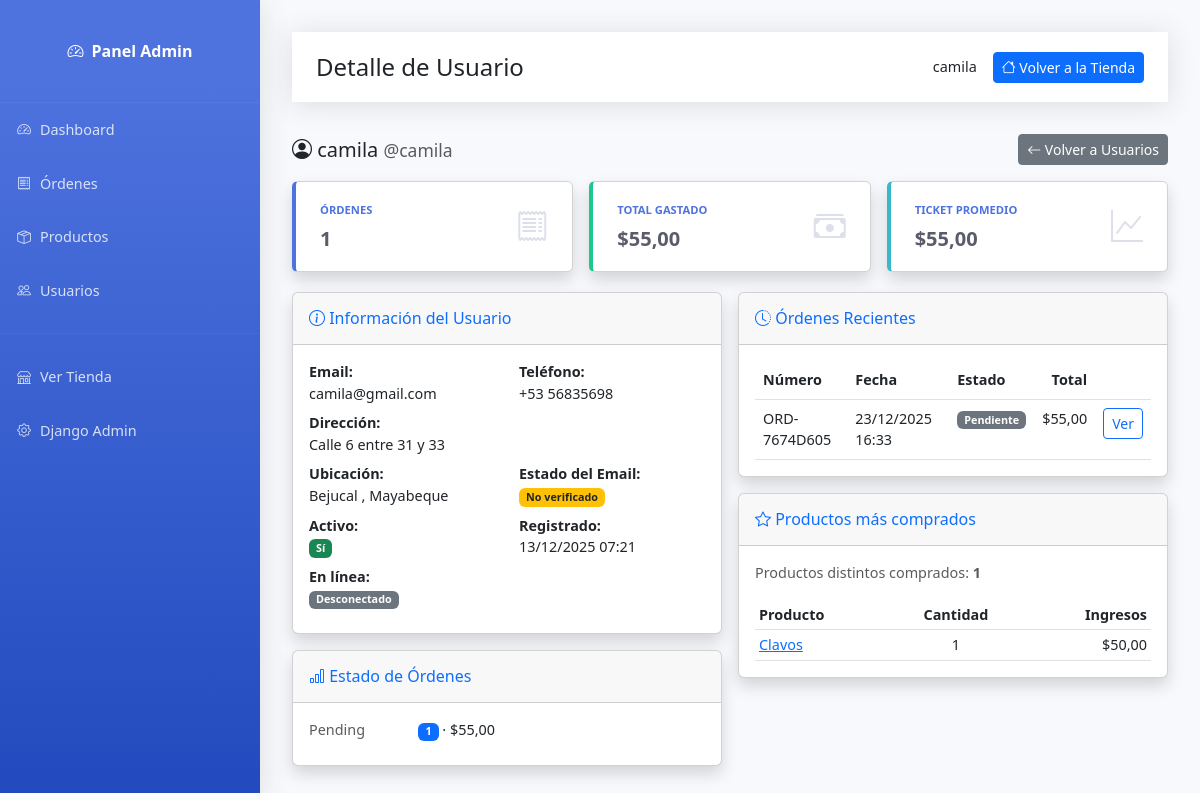
Page /admin-panel/usuario/25/ (signed in) on the earlier database version.
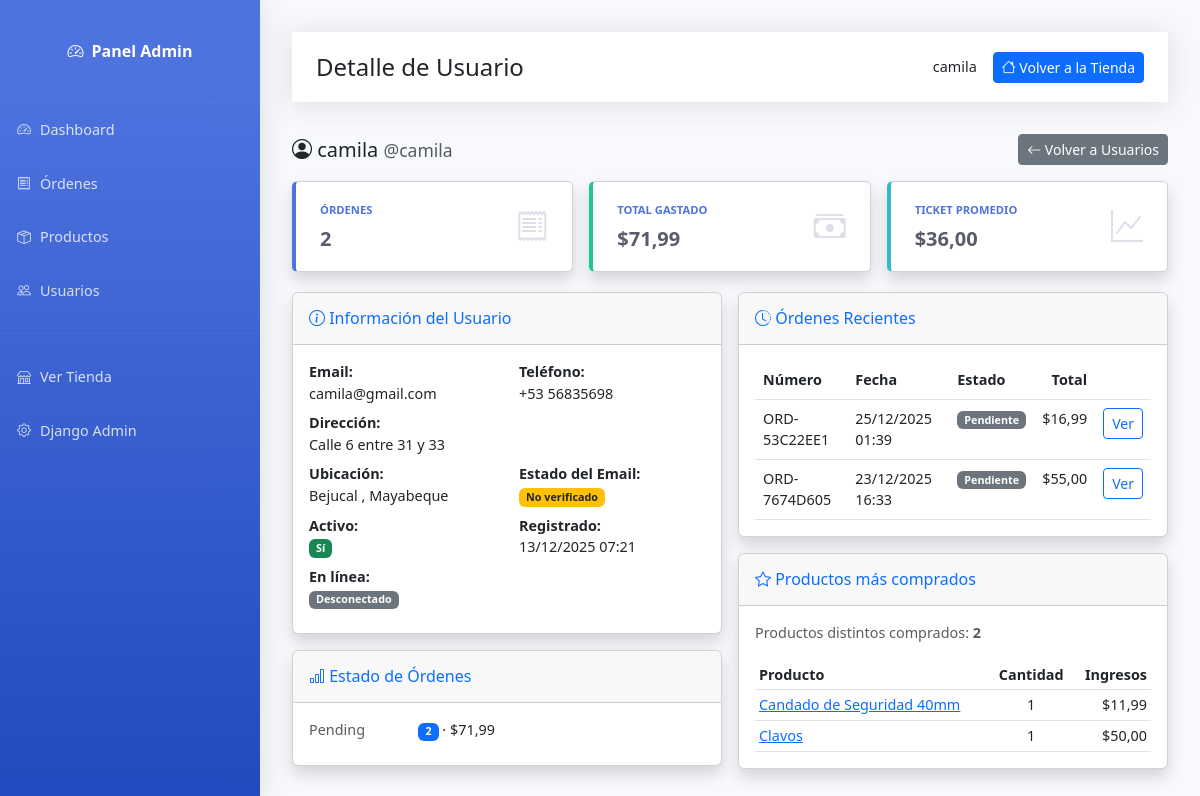
Same page on the later database version.
### shop/models.py (models this page shows, shortened)
class Order(models.Model):
    PAYMENT_CHOICES = [
        ('cash', 'Efectivo'),
        ('transfer', 'Transferencia'),
    ]
    STATUS_CHOICES = [
        ('pending', 'Pendiente'),
        ('confirmed', 'Confirmado'),
        ('preparing', 'Preparando'),
        ('in_transit', 'En camino'),
        ('delivered', 'Entregado'),
        ('cancelled', 'Cancelado'),
    ]
    DELIVERY_TIME_CHOICES = [
        ('morning', 'Mañana (8:00 AM - 12:00 PM)'),
        ('afternoon', 'Tarde (12:00 PM - 6:00 PM)'),
        ('evening', 'Noche (6:00 PM - 9:00 PM)'),
    ]
    user = models.ForeignKey(
        User,
        on_delete=models.CASCADE,
        related_name='orders',
        verbose_name="Usuario",
        db_index=True  # ÍNDICE: Para filtrar órdenes por usuario
    )
    order_number = models.CharField(
        max_length=20,
        unique=True,
        verbose_name="Número de orden",
        db_index=True  # ÍNDICE: Para búsqueda por número de orden
    )
    delivery_address = models.TextField(verbose_name="Dirección de entrega")
    delivery_city = models.CharField(max_length=100, verbose_name="Municipio")
    delivery_province = models.CharField(max_length=100, verbose_name="Provincia")
    contact_phone = models.CharField(max_length=17, verbose_name="Teléfono de contacto")
    delivery_date = models.DateField(verbose_name="Fecha de entrega", db_index=True)  # ÍNDICE: Para reportes por fecha
    delivery_time = models.CharField(max_length=50, choices=DELIVERY_TIME_CHOICES, verbose_name="Hora de entrega")
    payment_method = models.CharField(max_length=20, choices=PAYMENT_CHOICES, verbose_name="Método de pago")
    status = models.CharField(
        max_length=20,
        choices=STATUS_CHOICES,
        default='pending',
        verbose_name="Estado",
        db_index=True  # ÍNDICE: Filtro muy común
    )
    subtotal = models.DecimalField(max_digits=10, decimal_places=2, verbose_name="Subtotal")
    delivery_fee = models.DecimalField(max_digits=10, decimal_places=2, default=0, verbose_name="Costo de envío")
    total = models.DecimalField(max_digits=10, decimal_places=2, verbose_name="Total", db_index=True)  # ÍNDICE: Para reportes
    notes = models.TextField(blank=True, verbose_name="Notas adicionales")
    admin_notes = models.TextField(blank=True, verbose_name="Notas del administrador")
    cancellation_reason = models.TextField(blank=True, verbose_name="Motivo de cancelación")
    created_at = models.DateTimeField(auto_now_add=True, verbose_name="Fecha de creación", db_index=True)  # ÍNDICE: Ordenar
    updated_at = models.DateTimeField(auto_now=True, verbose_name="Última actualización")
    class Meta:
        verbose_name = "Orden"
        verbose_name_plural = "Órdenes"
        ordering = ['-created_at']
        indexes = [
            models.Index(fields=['user', '-created_at']),
            models.Index(fields=['status', '-created_at']),
            models.Index(fields=['status', 'user']),
            models.Index(fields=['created_at', 'status']),
        ]

class Product(models.Model):
    category = models.ForeignKey(
        Category,
        on_delete=models.CASCADE,
        related_name='products',
        verbose_name="Categoría",
        db_index=True  # ÍNDICE: Para búsquedas por categoría
    )
    name = models.CharField(max_length=200, verbose_name="Nombre", db_index=True)  # ÍNDICE: Para búsquedas
    description = models.TextField(verbose_name="Descripción")
    price = models.DecimalField(
        max_digits=10,
        decimal_places=2,
        validators=[MinValueValidator(Decimal('0.01'))],
        verbose_name="Precio",
        db_index=True  # ÍNDICE: Para ordenar por precio
    )
    stock = models.IntegerField(
        default=0,
        validators=[MinValueValidator(0)],
        verbose_name="Stock",
        db_index=True  # ÍNDICE: Para filtros de stock
    )
    image = models.ImageField(upload_to='products/', blank=True, null=True, verbose_name="Imagen")
    is_active = models.BooleanField(default=True, verbose_name="Activo", db_index=True)  # ÍNDICE: Filtro común
    featured = models.BooleanField(default=False, verbose_name="Destacado", db_index=True)  # ÍNDICE: Para featured
    sku = models.CharField(max_length=50, unique=True, verbose_name="SKU", db_index=True)  # ÍNDICE: Búsquedas por SKU
    created_at = models.DateTimeField(auto_now_add=True, db_index=True)  # ÍNDICE: Para ordenar
    updated_at = models.DateTimeField(auto_now=True)
    material = models.CharField(
        max_length=100,
        blank=True,
        verbose_name="Material",
        help_text="Ej: Acero galvanizado, Plástico ABS, Madera"
    )
    dimensiones = models.CharField(
        max_length=200,
        blank=True,
        verbose_name="Dimensiones",
        help_text="Ej: 10cm x 5cm x 2cm, Largo 50cm"
    )
    peso = models.DecimalField(
        max_digits=8,  # Permite hasta 999999.99 kg
        decimal_places=2,
        blank=True,
        null=True,
        verbose_name="Peso (kg)",
        help_text="Peso en kilogramos"
    )
    voltaje = models.CharField(
        max_length=50,
        blank=True,
        verbose_name="Voltaje",
        help_text="Ej: 110V, 220V, 12V DC"
    )
    potencia = models.CharField(
        max_length=50,
        blank=True,
        verbose_name="Potencia",
        help_text="Ej: 1500W, 2HP, 750W"
    )
    marca = models.CharField(
        max_length=100,
        blank=True,
        verbose_name="Marca",
        help_text="Fabricante o marca del producto"
    )
    garantia = models.CharField(
        max_length=100,
        blank=True,
        verbose_name="Garantía",
        help_text="Ej: 1 año, 6 meses, Sin garantía"
    )
    color = models.CharField(
        max_length=50,
        blank=True,
        verbose_name="Color",
        help_text="Color principal del producto"
    )
    uso_recomendado = models.TextField(
        blank=True,
        verbose_name="Uso Recomendado",
        help_text="Para qué se recomienda usar este producto"
    )
    class Meta:
        verbose_name = "Producto"
        verbose_name_plural = "Productos"
        ordering = ['-created_at']
        indexes = [
            models.Index(fields=['category', 'is_active', '-created_at']),
            models.Index(fields=['featured', 'is_active']),
            models.Index(fields=['is_active', 'stock']),
            models.Index(fields=['name', 'is_active']),
            models.Index(fields=['marca', 'is_active']),
        ]

### shop/views/admin/users.py (the view)
# urls.py: path('admin-panel/usuario/<int:user_id>/', views.admin_user_detail, name='admin_user_detail'),
@staff_member_required
def admin_user_detail(request, user_id):
    user = get_object_or_404(
        User.objects.select_related('profile').prefetch_related(
            Prefetch(
                'orders',
                queryset=Order.objects.prefetch_related(
                    Prefetch(
                        'items',
                        queryset=OrderItem.objects.select_related(
                            'product',
                            'product__category'
                        )
                    )
                ).order_by('-created_at')
            ),
            Prefetch(
                'cart',
                queryset=Cart.objects.prefetch_related(
                    Prefetch(
                        'items',
                        queryset=CartItem.objects.select_related('product')
                    )
                )
            )
        ),
        pk=user_id
    )
    orders = user.orders.all()  # Ya está prefetcheado
    order_count = orders.count()
    aggregates = orders.aggregate(
        total_spent=Sum('total'),
        avg_order=Avg('total')
    )
    total_spent = aggregates['total_spent'] or 0
    avg_order = aggregates['avg_order'] or 0
    last_order = orders.first()
    status_breakdown = list(
        orders.values('status').annotate(
            count=Count('id'),
            total=Sum('total')
        ).order_by()
    )
    distinct_products = OrderItem.objects.filter(
        order__user=user
    ).values('product').distinct().count()
    top_products = OrderItem.objects.filter(
        order__user=user
    ).values(
        'product__id',
        'product__name'
    ).annotate(
        total_quantity=Sum('quantity'),
        revenue=Sum(
            ExpressionWrapper(
                F('quantity') * F('price'),
                output_field=DecimalField(max_digits=12, decimal_places=2)
            )
        )
    ).order_by('-total_quantity')[:10]
    cart = getattr(user, 'cart', None)  # Ya está prefetcheado
    context = {
        'detail_user': user,
        'profile': getattr(user, 'profile', None),
        'orders': orders,
        'order_count': order_count,
        'total_spent': total_spent,
        'avg_order': avg_order,
        'last_order': last_order,
        'status_breakdown': status_breakdown,
        'distinct_products': distinct_products,
        'top_products': top_products,
        'cart': cart,
    }
    return render(request, 'shop/admin/user_detail.html', context)

### shop/templates/shop/admin/user_detail.html (shortened to what the changed rows need)
{% extends 'shop/admin/base_admin.html' %}
{% block content %}
<div class="row g-3">
    <div class="col-lg-4">
        <div class="card shadow stats-card primary">
            <div class="card-body">
                <div class="d-flex justify-content-between align-items-center">
                    <div>
                        <div class="text-xs">Órdenes</div>
                        <div class="h5">{{ order_count }}</div>
                    </div>
                </div>
            </div>
        </div>
    </div>
    <div class="col-lg-4">
        <div class="card shadow stats-card success">
            <div class="card-body">
                <div class="d-flex justify-content-between align-items-center">
                    <div>
                        <div class="text-xs">Total gastado</div>
                        <div class="h5">${{ total_spent|floatformat:2 }}</div>
                    </div>
                </div>
            </div>
        </div>
    </div>
    <div class="col-lg-4">
        <div class="card shadow stats-card info">
            <div class="card-body">
                <div class="d-flex justify-content-between align-items-center">
                    <div>
                        <div class="text-xs">Ticket promedio</div>
                        <div class="h5">${{ avg_order|default:0|floatformat:2 }}</div>
                    </div>
                </div>
            </div>
        </div>
    </div>
</div>
<div class="row g-3 mt-1">
    <div class="col-lg-6">
        <div class="card shadow">
            <div class="card-body">
                <div class="row">
                    {% for s in status_breakdown %}
                    <div class="col-md-6 mb-2">
                        <div class="d-flex justify-content-between">
                            <span class="text-muted">{{ s.status|capfirst }}</span>
                            <span><span class="badge bg-primary">{{ s.count }}</span> · ${{ s.total|default:0|floatformat:2 }}</span>
                        </div>
                    </div>
                    {% empty %}
                    <div class="col-12 text-muted">Sin órdenes</div>
                    {% endfor %}
                </div>
            </div>
        </div>
    </div>
    <div class="col-lg-6">
        <div class="card shadow mb-3">
            <div class="card-body">
                <div class="table-responsive">
                    <table class="table table-hover mb-0">
                        <thead>
                            <tr>
                                <th>Número</th>
                                <th>Fecha</th>
                                <th>Estado</th>
                                <th class="text-end">Total</th>
                                <th></th>
                            </tr>
                        </thead>
                        <tbody>
                            {% for order in orders %}
                            <tr>
                                <td>{{ order.order_number }}</td>
                                <td>{{ order.created_at|date:"d/m/Y H:i" }}</td>
                                <td><span class="badge bg-secondary">{{ order.get_status_display }}</span></td>
                                <td class="text-end">${{ order.total|floatformat:2 }}</td>
                                <td class="text-end">
                                    <a href="{% url 'shop:admin_order_detail' order.id %}" class="btn btn-sm btn-outline-primary">
                                        Ver
                                    </a>
                                </td>
                            </tr>
                            {% endfor %}
                        </tbody>
                    </table>
                </div>
            </div>
        </div>
        <div class="card shadow">
            <div class="card-body">
                <p class="text-muted">Productos distintos comprados: <strong>{{ distinct_products }}</strong></p>
                <div class="table-responsive">
                    <table class="table table-sm table-hover mb-0">
                        <thead>
                            <tr>
                                <th>Producto</th>
                                <th class="text-center">Cantidad</th>
                                <th class="text-end">Ingresos</th>
                            </tr>
                        </thead>
                        <tbody>
                            {% for p in top_products %}
                            <tr>
                                <td>
                                    <a href="{% url 'shop:admin_product_detail' p.product__id %}">{{ p.product__name }}</a>
                                </td>
                                <td class="text-center">{{ p.total_quantity }}</td>
                                <td class="text-end">${{ p.revenue|default:0|floatformat:2 }}</td>
                            </tr>
                            {% empty %}
                            <tr>
                                <td colspan="3" class="text-center text-muted py-4">Sin compras</td>
                            </tr>
                            {% endfor %}
                        </tbody>
                    </table>
                </div>
            </div>
        </div>
    </div>
</div>
{% endblock %}

Differences in the rows shown:
added Order: order_number "ORD-53C22EE1", created_at "25/12/2025 01:39", status "Pendiente", total "16,99"
now on this page (row edited): Product: product__name "Candado de Seguridad 40mm", total_quantity "1", revenue "11,99"
Other differences:
{{ order_count }}: "1" → "2"
{{ total_spent|floatformat:2 }}: "55,00" → "71,99"
{{ avg_order|default:0|floatformat:2 }}: "55,00" → "36,00"
{{ distinct_products }}: "1" → "2"
new list line: "Pending 2 · $ 71,99"
list line gone: "Pending 1 · $ 55,00"
